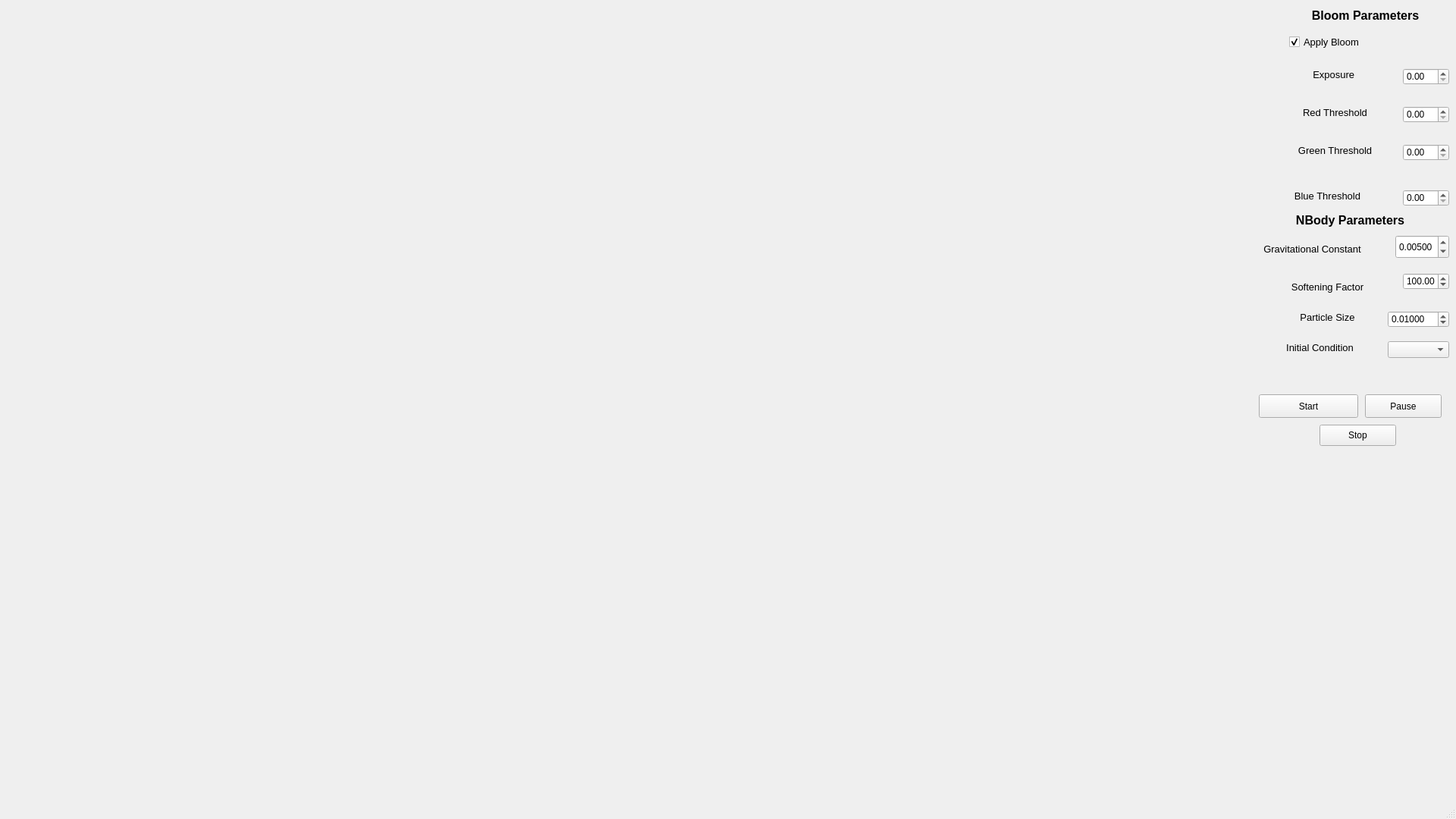
<?xml version="1.0" encoding="UTF-8"?>
<ui version="4.0">
 <class>MainWindow</class>
 <widget class="QMainWindow" name="MainWindow">
  <property name="geometry">
   <rect>
    <x>0</x>
    <y>0</y>
    <width>1920</width>
    <height>1080</height>
   </rect>
  </property>
  <property name="focusPolicy">
   <enum>Qt::StrongFocus</enum>
  </property>
  <property name="windowTitle">
   <string>MainWindow</string>
  </property>
  <widget class="QWidget" name="centralwidget">
   <widget class="QLabel" name="label">
    <property name="geometry">
     <rect>
      <x>1660</x>
      <y>90</y>
      <width>201</width>
      <height>16</height>
     </rect>
    </property>
    <property name="font">
     <font>
      <family>Arial</family>
      <pointsize>10</pointsize>
     </font>
    </property>
    <property name="styleSheet">
     <string notr="true"/>
    </property>
    <property name="text">
     <string>Exposure </string>
    </property>
    <property name="textFormat">
     <enum>Qt::AutoText</enum>
    </property>
    <property name="alignment">
     <set>Qt::AlignCenter</set>
    </property>
   </widget>
   <widget class="QLabel" name="label_2">
    <property name="geometry">
     <rect>
      <x>1690</x>
      <y>10</y>
      <width>221</width>
      <height>20</height>
     </rect>
    </property>
    <property name="font">
     <font>
      <family>Arial</family>
      <pointsize>12</pointsize>
      <weight>75</weight>
      <bold>true</bold>
     </font>
    </property>
    <property name="text">
     <string>Bloom Parameters</string>
    </property>
    <property name="alignment">
     <set>Qt::AlignCenter</set>
    </property>
   </widget>
   <widget class="QDoubleSpinBox" name="exposure_spin">
    <property name="geometry">
     <rect>
      <x>1850</x>
      <y>90</y>
      <width>61</width>
      <height>22</height>
     </rect>
    </property>
    <property name="readOnly">
     <bool>false</bool>
    </property>
    <property name="buttonSymbols">
     <enum>QAbstractSpinBox::UpDownArrows</enum>
    </property>
    <property name="maximum">
     <double>10.000000000000000</double>
    </property>
    <property name="singleStep">
     <double>0.050000000000000</double>
    </property>
   </widget>
   <widget class="QDoubleSpinBox" name="red_threshold_spin">
    <property name="geometry">
     <rect>
      <x>1850</x>
      <y>140</y>
      <width>61</width>
      <height>22</height>
     </rect>
    </property>
    <property name="readOnly">
     <bool>false</bool>
    </property>
    <property name="buttonSymbols">
     <enum>QAbstractSpinBox::UpDownArrows</enum>
    </property>
    <property name="maximum">
     <double>1.000000000000000</double>
    </property>
    <property name="singleStep">
     <double>0.010000000000000</double>
    </property>
   </widget>
   <widget class="QLabel" name="label_3">
    <property name="geometry">
     <rect>
      <x>1660</x>
      <y>140</y>
      <width>201</width>
      <height>16</height>
     </rect>
    </property>
    <property name="font">
     <font>
      <family>Arial</family>
      <pointsize>10</pointsize>
     </font>
    </property>
    <property name="styleSheet">
     <string notr="true"/>
    </property>
    <property name="text">
     <string>Red Threshold</string>
    </property>
    <property name="textFormat">
     <enum>Qt::AutoText</enum>
    </property>
    <property name="alignment">
     <set>Qt::AlignCenter</set>
    </property>
   </widget>
   <widget class="QDoubleSpinBox" name="green_threshold_spin">
    <property name="geometry">
     <rect>
      <x>1850</x>
      <y>190</y>
      <width>61</width>
      <height>22</height>
     </rect>
    </property>
    <property name="readOnly">
     <bool>false</bool>
    </property>
    <property name="buttonSymbols">
     <enum>QAbstractSpinBox::UpDownArrows</enum>
    </property>
    <property name="maximum">
     <double>1.000000000000000</double>
    </property>
    <property name="singleStep">
     <double>0.010000000000000</double>
    </property>
   </widget>
   <widget class="QLabel" name="label_4">
    <property name="geometry">
     <rect>
      <x>1660</x>
      <y>190</y>
      <width>201</width>
      <height>16</height>
     </rect>
    </property>
    <property name="font">
     <font>
      <family>Arial</family>
      <pointsize>10</pointsize>
     </font>
    </property>
    <property name="styleSheet">
     <string notr="true"/>
    </property>
    <property name="text">
     <string>Green Threshold</string>
    </property>
    <property name="textFormat">
     <enum>Qt::AutoText</enum>
    </property>
    <property name="alignment">
     <set>Qt::AlignCenter</set>
    </property>
   </widget>
   <widget class="QDoubleSpinBox" name="blue_threshold_spin">
    <property name="geometry">
     <rect>
      <x>1850</x>
      <y>250</y>
      <width>61</width>
      <height>22</height>
     </rect>
    </property>
    <property name="readOnly">
     <bool>false</bool>
    </property>
    <property name="buttonSymbols">
     <enum>QAbstractSpinBox::UpDownArrows</enum>
    </property>
    <property name="maximum">
     <double>1.000000000000000</double>
    </property>
    <property name="singleStep">
     <double>0.010000000000000</double>
    </property>
   </widget>
   <widget class="QLabel" name="label_5">
    <property name="geometry">
     <rect>
      <x>1650</x>
      <y>250</y>
      <width>201</width>
      <height>16</height>
     </rect>
    </property>
    <property name="font">
     <font>
      <family>Arial</family>
      <pointsize>10</pointsize>
     </font>
    </property>
    <property name="styleSheet">
     <string notr="true"/>
    </property>
    <property name="text">
     <string>Blue Threshold</string>
    </property>
    <property name="textFormat">
     <enum>Qt::AutoText</enum>
    </property>
    <property name="alignment">
     <set>Qt::AlignCenter</set>
    </property>
   </widget>
   <widget class="QCheckBox" name="apply_bloom_check">
    <property name="geometry">
     <rect>
      <x>1700</x>
      <y>40</y>
      <width>191</width>
      <height>31</height>
     </rect>
    </property>
    <property name="font">
     <font>
      <family>Arial</family>
      <pointsize>10</pointsize>
     </font>
    </property>
    <property name="text">
     <string>Apply Bloom</string>
    </property>
    <property name="checked">
     <bool>true</bool>
    </property>
   </widget>
   <widget class="GLWidget" name="gl_widget" native="true">
    <property name="enabled">
     <bool>true</bool>
    </property>
    <property name="geometry">
     <rect>
      <x>0</x>
      <y>-1</y>
      <width>1650</width>
      <height>1080</height>
     </rect>
    </property>
    <property name="sizePolicy">
     <sizepolicy hsizetype="Preferred" vsizetype="Expanding">
      <horstretch>0</horstretch>
      <verstretch>0</verstretch>
     </sizepolicy>
    </property>
   </widget>
   <widget class="QLabel" name="label_6">
    <property name="geometry">
     <rect>
      <x>1670</x>
      <y>280</y>
      <width>221</width>
      <height>20</height>
     </rect>
    </property>
    <property name="font">
     <font>
      <family>Arial</family>
      <pointsize>12</pointsize>
      <weight>75</weight>
      <bold>true</bold>
     </font>
    </property>
    <property name="text">
     <string>NBody Parameters</string>
    </property>
    <property name="alignment">
     <set>Qt::AlignCenter</set>
    </property>
   </widget>
   <widget class="QPushButton" name="start_button">
    <property name="geometry">
     <rect>
      <x>1660</x>
      <y>520</y>
      <width>131</width>
      <height>31</height>
     </rect>
    </property>
    <property name="text">
     <string>Start</string>
    </property>
   </widget>
   <widget class="QLabel" name="label_7">
    <property name="geometry">
     <rect>
      <x>1650</x>
      <y>320</y>
      <width>161</width>
      <height>16</height>
     </rect>
    </property>
    <property name="font">
     <font>
      <family>Arial</family>
      <pointsize>10</pointsize>
     </font>
    </property>
    <property name="styleSheet">
     <string notr="true"/>
    </property>
    <property name="text">
     <string>Gravitational Constant</string>
    </property>
    <property name="textFormat">
     <enum>Qt::AutoText</enum>
    </property>
    <property name="alignment">
     <set>Qt::AlignCenter</set>
    </property>
   </widget>
   <widget class="QDoubleSpinBox" name="gravitational_constant_spin">
    <property name="geometry">
     <rect>
      <x>1840</x>
      <y>310</y>
      <width>71</width>
      <height>31</height>
     </rect>
    </property>
    <property name="readOnly">
     <bool>false</bool>
    </property>
    <property name="buttonSymbols">
     <enum>QAbstractSpinBox::UpDownArrows</enum>
    </property>
    <property name="decimals">
     <number>5</number>
    </property>
    <property name="maximum">
     <double>1.000000000000000</double>
    </property>
    <property name="singleStep">
     <double>0.000010000000000</double>
    </property>
    <property name="value">
     <double>0.005000000000000</double>
    </property>
   </widget>
   <widget class="QLabel" name="label_8">
    <property name="geometry">
     <rect>
      <x>1650</x>
      <y>370</y>
      <width>201</width>
      <height>16</height>
     </rect>
    </property>
    <property name="font">
     <font>
      <family>Arial</family>
      <pointsize>10</pointsize>
     </font>
    </property>
    <property name="styleSheet">
     <string notr="true"/>
    </property>
    <property name="text">
     <string>Softening Factor</string>
    </property>
    <property name="textFormat">
     <enum>Qt::AutoText</enum>
    </property>
    <property name="alignment">
     <set>Qt::AlignCenter</set>
    </property>
   </widget>
   <widget class="QDoubleSpinBox" name="softening_factor_spin">
    <property name="geometry">
     <rect>
      <x>1850</x>
      <y>360</y>
      <width>61</width>
      <height>22</height>
     </rect>
    </property>
    <property name="readOnly">
     <bool>false</bool>
    </property>
    <property name="buttonSymbols">
     <enum>QAbstractSpinBox::UpDownArrows</enum>
    </property>
    <property name="minimum">
     <double>0.010000000000000</double>
    </property>
    <property name="maximum">
     <double>10000.000000000000000</double>
    </property>
    <property name="singleStep">
     <double>20.000000000000000</double>
    </property>
    <property name="value">
     <double>100.000000000000000</double>
    </property>
   </widget>
   <widget class="QPushButton" name="pause_button">
    <property name="geometry">
     <rect>
      <x>1800</x>
      <y>520</y>
      <width>101</width>
      <height>31</height>
     </rect>
    </property>
    <property name="text">
     <string>Pause</string>
    </property>
   </widget>
   <widget class="QDoubleSpinBox" name="particle_size_spin">
    <property name="geometry">
     <rect>
      <x>1830</x>
      <y>410</y>
      <width>81</width>
      <height>22</height>
     </rect>
    </property>
    <property name="readOnly">
     <bool>false</bool>
    </property>
    <property name="buttonSymbols">
     <enum>QAbstractSpinBox::UpDownArrows</enum>
    </property>
    <property name="decimals">
     <number>5</number>
    </property>
    <property name="minimum">
     <double>0.000100000000000</double>
    </property>
    <property name="maximum">
     <double>0.250000000000000</double>
    </property>
    <property name="singleStep">
     <double>0.010000000000000</double>
    </property>
    <property name="value">
     <double>0.010000000000000</double>
    </property>
   </widget>
   <widget class="QLabel" name="label_9">
    <property name="geometry">
     <rect>
      <x>1650</x>
      <y>410</y>
      <width>201</width>
      <height>16</height>
     </rect>
    </property>
    <property name="font">
     <font>
      <family>Arial</family>
      <pointsize>10</pointsize>
     </font>
    </property>
    <property name="styleSheet">
     <string notr="true"/>
    </property>
    <property name="text">
     <string>Particle Size</string>
    </property>
    <property name="textFormat">
     <enum>Qt::AutoText</enum>
    </property>
    <property name="alignment">
     <set>Qt::AlignCenter</set>
    </property>
   </widget>
   <widget class="QComboBox" name="initial_conditions_box">
    <property name="geometry">
     <rect>
      <x>1830</x>
      <y>450</y>
      <width>81</width>
      <height>22</height>
     </rect>
    </property>
    <property name="focusPolicy">
     <enum>Qt::ClickFocus</enum>
    </property>
    <property name="editable">
     <bool>false</bool>
    </property>
    <property name="currentText">
     <string notr="true"/>
    </property>
    <property name="currentIndex">
     <number>-1</number>
    </property>
   </widget>
   <widget class="QLabel" name="label_10">
    <property name="geometry">
     <rect>
      <x>1650</x>
      <y>450</y>
      <width>181</width>
      <height>16</height>
     </rect>
    </property>
    <property name="font">
     <font>
      <family>Arial</family>
      <pointsize>10</pointsize>
     </font>
    </property>
    <property name="styleSheet">
     <string notr="true"/>
    </property>
    <property name="text">
     <string>Initial Condition</string>
    </property>
    <property name="textFormat">
     <enum>Qt::AutoText</enum>
    </property>
    <property name="alignment">
     <set>Qt::AlignCenter</set>
    </property>
   </widget>
   <widget class="QPushButton" name="stop_button">
    <property name="geometry">
     <rect>
      <x>1740</x>
      <y>560</y>
      <width>101</width>
      <height>28</height>
     </rect>
    </property>
    <property name="text">
     <string>Stop</string>
    </property>
   </widget>
  </widget>
  <widget class="QMenuBar" name="menubar">
   <property name="geometry">
    <rect>
     <x>0</x>
     <y>0</y>
     <width>1920</width>
     <height>26</height>
    </rect>
   </property>
  </widget>
  <widget class="QStatusBar" name="statusbar"/>
 </widget>
 <customwidgets>
  <customwidget>
   <class>GLWidget</class>
   <extends>QWidget</extends>
   <header location="global">glwidget.h</header>
   <container>1</container>
  </customwidget>
 </customwidgets>
 <resources/>
 <connections/>
</ui>
